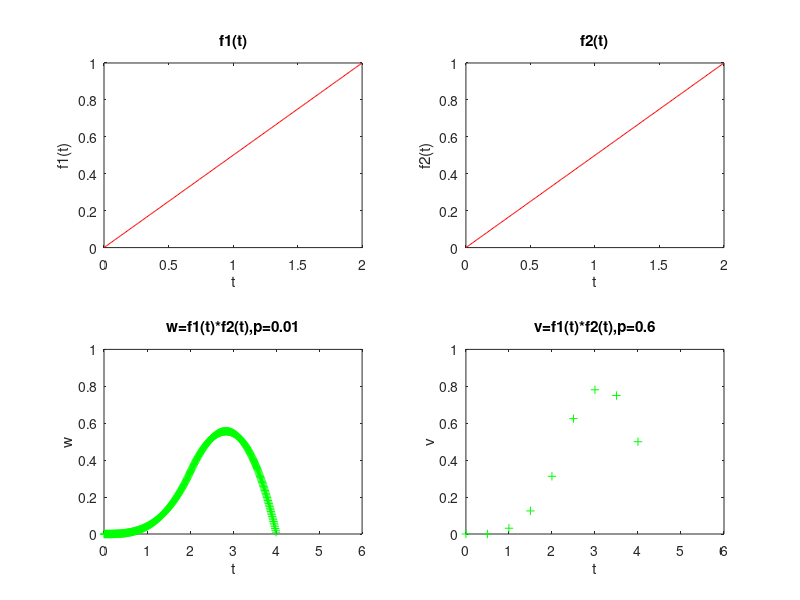

Write the MATLAB code that produced this figure.
clear;
p1=0.5;p=0.01;
k1=0:p:2;k2=0:p:2;
k4=0:p1:2;k5=0:p1:2;
f1=0.5*k1;f2=0.5*k2;
f3=0.5*k4;f4=0.5*k5;

w=conv(f1,f2,'full');
v=conv(f3,f4,'full');%

w=w*p;
v=v*p1;%

k0=k1(1)+k2(1);
k3=length(f1)+length(f2)-2;

k6=k4(1)+k5(1);
k7=length(f3)+length(f4)-2;

k=k0:p:k0+k3*p;
kv=k6:p1:k6+k7*p1;%
%
subplot(2,2,1)
plot(k1,f1,'r');
title('f1(t)');
xlabel('t');
ylabel('f1(t)');
%
subplot(2,2,2);
plot(k2,f2,'r');
title('f2(t)');
xlabel('t');
ylabel('f2(t)');
%
subplot(2,2,3);
plot(k,w,'g+');
axis([0 6 0 1])
title('w=f1(t)*f2(t),p=0.01');
xlabel('t');
ylabel('w');
%
subplot(2,2,4);
plot(kv,v,'g+');
axis([0 6 0 1])
title('v=f1(t)*f2(t),p=0.6');
xlabel('t');
ylabel('v');

